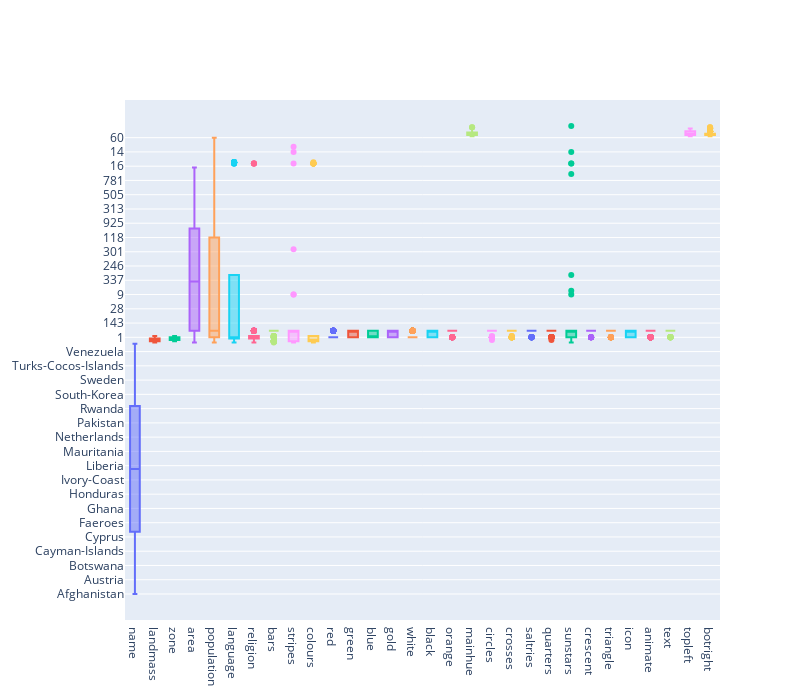

This figure's notebook cell:
### Code cell
import plotly.graph_objects as go

box_fig = go.Figure()

for column in dataframe.columns:
    box_fig.add_trace(go.Box(y=dataframe[column], name=column))
box_fig.update_layout(showlegend=False, height=700, width=800)
box_fig.show()

### Figure 1 — Plotly figure (JSON) as saved in the notebook; plotly's stock layout.template omitted (floating-point values rounded to 4 significant figures; data arrays with more than 128 entries replaced by an {"elided": "..."} marker saying what was removed)
{"data": [{"name": "name", "type": "box", "y": {"elided": "194 str values"}}, {"name": "landmass", "type": "box", "y": {"elided": "194 int values"}}, {"name": "zone", "type": "box", "y": {"elided": "194 int values"}}, {"name": "area", "type": "box", "y": {"elided": "194 int values"}}, {"name": "population", "type": "box", "y": {"elided": "194 int values"}}, {"name": "language", "type": "box", "y": {"elided": "194 int values"}}, {"name": "religion", "type": "box", "y": {"elided": "194 int values"}}, {"name": "bars", "type": "box", "y": {"elided": "194 int values"}}, {"name": "stripes", "type": "box", "y": {"elided": "194 int values"}}, {"name": "colours", "type": "box", "y": {"elided": "194 int values"}}, {"name": "red", "type": "box", "y": {"elided": "194 int values"}}, {"name": "green", "type": "box", "y": {"elided": "194 int values"}}, {"name": "blue", "type": "box", "y": {"elided": "194 int values"}}, {"name": "gold", "type": "box", "y": {"elided": "194 int values"}}, {"name": "white", "type": "box", "y": {"elided": "194 int values"}}, {"name": "black", "type": "box", "y": {"elided": "194 int values"}}, {"name": "orange", "type": "box", "y": {"elided": "194 int values"}}, {"name": "mainhue", "type": "box", "y": {"elided": "194 str values"}}, {"name": "circles", "type": "box", "y": {"elided": "194 int values"}}, {"name": "crosses", "type": "box", "y": {"elided": "194 int values"}}, {"name": "saltries", "type": "box", "y": {"elided": "194 int values"}}, {"name": "quarters", "type": "box", "y": {"elided": "194 int values"}}, {"name": "sunstars", "type": "box", "y": {"elided": "194 int values"}}, {"name": "crescent", "type": "box", "y": {"elided": "194 int values"}}, {"name": "triangle", "type": "box", "y": {"elided": "194 int values"}}, {"name": "icon", "type": "box", "y": {"elided": "194 int values"}}, {"name": "animate", "type": "box", "y": {"elided": "194 int values"}}, {"name": "text", "type": "box", "y": {"elided": "194 int values"}}, {"name": "topleft", "type": "box", "y": {"elided": "194 str values"}}, {"name": "botright", "type": "box", "y": {"elided": "194 str values"}}], "layout": {"height": 700, "showlegend": false, "width": 800}}
